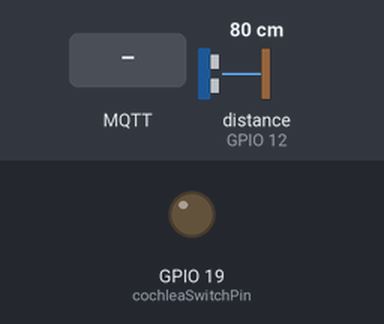
This sketch was run on a simulated ESP32. On the bench: output pins drawn as LEDs (lit = HIGH). The test bench sets the inputs (shaded band); at power-on: distance to the obstacle (sensor on GPIO 12) 80 cm. The echo pulse lasts 58.3 µs per cm; WiFi joins after 1.5 s; servers stay silent unless stated; no MQTT or app messages arrive unless stated; what the sketch prints to the serial monitor is not drawn.

Above: at 2.7 s.
2.8 s: MQTT message "ON" arrives on the second subscribed topic
At 3.8 s:
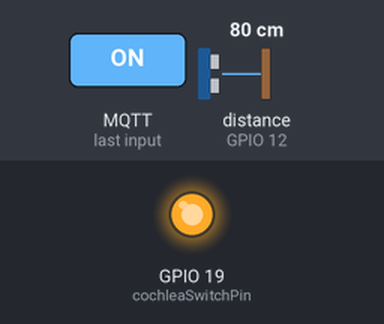
4.8 s: distance to the obstacle (sensor on GPIO 12) set to 23 cm
6.9 s: distance to the obstacle (sensor on GPIO 12) set to 19 cm
At 8.7 s:
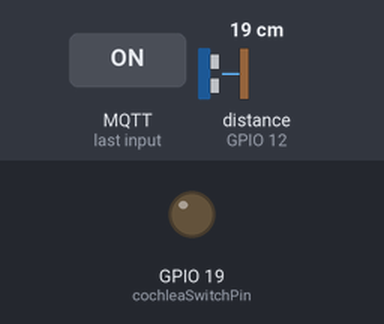
Timing chart, 0 to 10.2 s (numbered marks = the images above; inputs shaded):
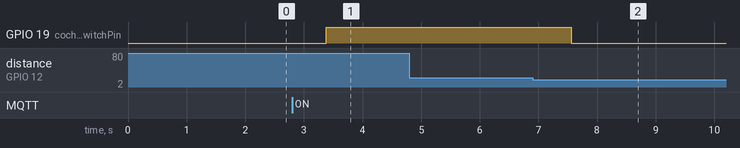

The sketch:

NutsLoader.ino
```cpp
#include <ArduinoJson.h>
#include <ArduinoOTA.h>
#include <NewPing.h>
#include <NutsloaderService.h>
#include <PubSubClient.h>
#include <TimerSwitch.h>
#include <WiFi.h>

const uint cochleaSwitchPin = 19;
const uint levelSonarEchoPin = 12;
const uint levelSonarTriggerPin = 14;

NewPing levelSonar(levelSonarTriggerPin, levelSonarEchoPin, 400);
TimerSwitch cochleaSwitch(cochleaSwitchPin, 600000);

NutsloaderService
    nutsloaderService(&levelSonar, &cochleaSwitch, 100, 20, 100, 75, 30000);

const char* ssid = "Home_WiFi";
const char* password = "<removed>";

IPAddress mqttServer(192, 168, 178, 23);
const char* mqttUsername = "marchinho93";
const char* mqttPassword = "<removed>";

const char* deviceName = "nutsloader";
const char* sensorUniqueID = "nutsloader_level_sensor";
const char* switchUniqueID = "nutsloader_switch";
const char* errorIndicatorUniqueID = "nutsloader_error_indicator";

const char* deviceSensorConfigTopic =
    "homeassistant/sensor/nutsloader_level_sensor/config";
const char* deviceSwitchConfigTopic =
    "homeassistant/switch/nutsloader_switch/config";
const char* deviceErrorIndicatorConfigTopic =
    "homeassistant/binary_sensor/nutsloader_error_indicator/config";
const char* deviceSensorStateTopic =
    "homeassistant/sensor/nutsloader_level_sensor/state";
const char* deviceSwitchStateTopic =
    "homeassistant/switch/nutsloader_switch/state";
const char* deviceErrorIndicatorStateTopic =
    "homeassistant/binary_sensor/nutsloader_error_indicator/state";
const char* deviceSwitchCommandTopic =
    "homeassistant/switch/nutsloader_switch/set";
const char* homeAssistantStatusTopic = "homeassistant/status";

WiFiClient wifiClient;
PubSubClient mqttClient(wifiClient);

void setup() {
  Serial.begin(115200);

  cochleaSwitch.setStateChangeCallback(publishSwitchState);

  WiFi.begin(ssid, password);

  while (WiFi.status() != WL_CONNECTED) {
    delay(500);
    Serial.print(".");
  }

  // Initialize OTA
  ArduinoOTA.begin();
  ArduinoOTA.setHostname("nutsloader-ota");
  ArduinoOTA.setPassword("<removed>");

  // Set up OTA event handlers
  ArduinoOTA.onStart(onOTAStart);
  ArduinoOTA.onProgress(onOTAProgress);
  ArduinoOTA.onEnd(onOTAEnd);

  Serial.println(WiFi.getAutoReconnect());
  Serial.println("");
  Serial.println("WiFi connected");
  Serial.println("IP address: ");
  Serial.println(WiFi.localIP());

  mqttClient.setServer(mqttServer, 1883);
  mqttClient.setCallback(onMessageReceived);
  mqttClient.setBufferSize(1024);
}

long lastUpdateMillis = 0;
const long updatePeriod = 5000;

void loop() {
  if (WiFi.status() != WL_CONNECTED) {
    ESP.restart();
  }

  ArduinoOTA.handle();

  if (!mqttClient.connected()) {
    onDisconnected();
    return;
  }

  mqttClient.loop();

  nutsloaderService.loop();

  long timeNow = millis();
  if (timeNow - lastUpdateMillis >= updatePeriod) {
    publishStateUpdates();
    lastUpdateMillis = timeNow;
  }

  delay(50);
}

void onOTAStart() {
  // Turn off the cochlea just to be safe
  nutsloaderService.stopFill();

  Serial.println("OTA update starting...");
}

void onOTAProgress(unsigned int progress, unsigned int total) {
  Serial.printf("Progress: %u%%\r", (progress / (total / 100)));
}

void onOTAEnd() {
  Serial.println("\nOTA update complete!");
  ESP.restart();
}

void onMessageReceived(char* topic, byte* payload, unsigned int length) {
  if (strcmp(topic, homeAssistantStatusTopic) == 0){
    publishDiscoveryConfigs();
    return;
  }
  if (strcmp(deviceSwitchCommandTopic, topic) == 0) {
    // Convert payload to chars array
    payload[length] = NULL;
    char* payloadChar = (char*)payload;

    // Do action
    if (strcmp(payloadChar, "ON") == 0) {
      nutsloaderService.startFill();
    } else {
      nutsloaderService.stopFill();
    }
    return;
  }
}

void onDisconnected() {
  // Turn off the cochlea just to be safe
  nutsloaderService.stopFill();

  // Try to reconnect forever
  Serial.print("Attempting MQTT connection...");

  bool res = mqttClient.connect(deviceName, mqttUsername, mqttPassword);
  if (!res) {
    Serial.print("failed, rc=");
    Serial.println(mqttClient.state());
    return;
  }

  Serial.println("Connected!");

  // Subscribe to topics
  subscribeAllTopics();

  // Publish discovery messages
  publishDiscoveryConfigs();

  // Publish states
  publishStateUpdates();
}

void subscribeAllTopics() {
  mqttClient.subscribe(homeAssistantStatusTopic);
  mqttClient.subscribe(deviceSwitchCommandTopic);
}

void publishDiscoveryConfigs() {
  publishSensorDiscoveryConfig();
  publishSwitchDiscoveryConfig();
  publishErrorIndicatorhDiscoveryConfig();
}

void publishStateUpdates() {
  publishSensorState();
  publishSwitchState();
  publishErrorIndicatorState();
}

void publishSensorDiscoveryConfig() {
  DynamicJsonDocument json(1024);

  json["name"] = sensorUniqueID;
  json["unique_id"] = sensorUniqueID;
  json["device"]["name"] = deviceName;
  json["device"]["identifiers"] = deviceName;
  json["unit_of_measurement"] = "%";
  json["value_template"] = "{{ value_json.level }}";
  json["state_topic"] = deviceSensorStateTopic;
  json["icon"] = "mdi:train-car-container";

  char payload[1024];
  serializeJson(json, payload);

  bool res = mqttClient.publish(deviceSensorConfigTopic, payload);
  if (!res) {
    Serial.println("Error occurred publishing sensor discovery config");
  }
}

void publishSwitchDiscoveryConfig() {
  DynamicJsonDocument json(1024);

  json["name"] = switchUniqueID;
  json["unique_id"] = switchUniqueID;
  json["device"]["name"] = deviceName;
  json["device"]["identifiers"] = deviceName;
  json["payload_on"] = "ON";
  json["payload_off"] = "OFF";
  json["state_on"] = "ON";
  json["state_off"] = "OFF";
  json["state_topic"] = deviceSwitchStateTopic;
  json["command_topic"] = deviceSwitchCommandTopic;
  json["icon"] = "mdi:tray-arrow-down";

  char payload[1024];
  serializeJson(json, payload);

  bool res = mqttClient.publish(deviceSwitchConfigTopic, payload);
  if (!res) {
    Serial.println("Error occurred publishing switch discovery config");
  }
}

void publishErrorIndicatorhDiscoveryConfig() {
  DynamicJsonDocument json(1024);

  json["name"] = errorIndicatorUniqueID;
  json["unique_id"] = errorIndicatorUniqueID;
  json["device_class"] = "problem";
  json["device"]["name"] = deviceName;
  json["device"]["identifiers"] = deviceName;
  json["payload_on"] = "ON";
  json["payload_off"] = "OFF";
  json["state_topic"] = deviceErrorIndicatorStateTopic;

  char payload[1024];
  serializeJson(json, payload);

  bool res = mqttClient.publish(deviceErrorIndicatorConfigTopic, payload);
  if (!res) {
    Serial.println(
        "Error occurred publishing error indicator discovery config");
  }
}

void publishSensorState() {
  DynamicJsonDocument json(1024);

  int level = nutsloaderService.getLevel();

  json["level"] = level;

  char payload[1024];
  serializeJson(json, payload);

  bool res = mqttClient.publish(deviceSensorStateTopic, payload);
  if (!res) {
    Serial.println("Error occurred publishing sensor state");
  }
}

void publishSwitchState() {
  char payload[1024];
  if (cochleaSwitch.status()) {
    strcpy(payload, "ON");
  } else {
    strcpy(payload, "OFF");
  }

  bool res = mqttClient.publish(deviceSwitchStateTopic, payload);
  if (!res) {
    Serial.println("Error occurred publishing switch state");
  }
}

void publishErrorIndicatorState() {
  char payload[1024];
  if (nutsloaderService.checkError()) {
    strcpy(payload, "ON");
  } else {
    strcpy(payload, "OFF");
  }

  bool res = mqttClient.publish(deviceErrorIndicatorStateTopic, payload);
  if (!res) {
    Serial.println("Error occurred publishing error indicator state");
  }
}
```

Measured:
- the behaviour switches between 21 and 20 cm on distance to the obstacle (sensor on GPIO 12) (found by bisection; images 1 and 2)
- after the input at 2.8 s, GPIO 19 (cochleaSwitchPin): LOW → HIGH after 0.58 s
- after the input at 4.8 s, every drawn part: stays the same
- after the input at 6.9 s, GPIO 19 (cochleaSwitchPin): HIGH → LOW after 0.66 s
